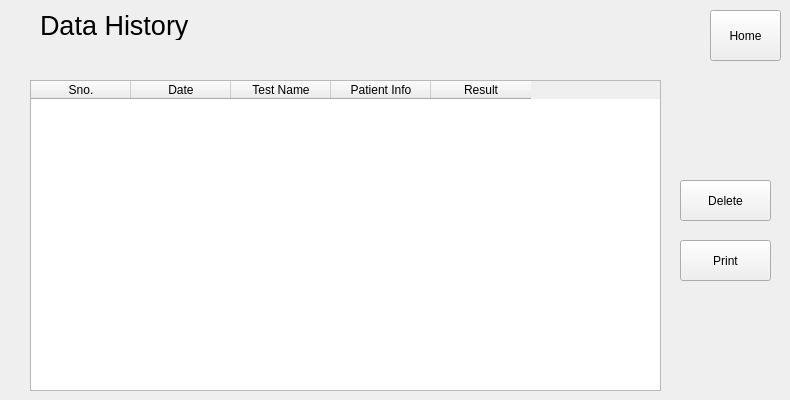
    <widget class="QWidget" name="page_8">
     <widget class="QToolButton" name="toolButton_13">
      <property name="geometry">
       <rect>
        <x>710</x>
        <y>10</y>
        <width>71</width>
        <height>51</height>
       </rect>
      </property>
      <property name="text">
       <string>Home</string>
      </property>
     </widget>
     <widget class="QLabel" name="label_61">
      <property name="geometry">
       <rect>
        <x>40</x>
        <y>10</y>
        <width>191</width>
        <height>30</height>
       </rect>
      </property>
      <property name="font">
       <font>
        <pointsize>20</pointsize>
       </font>
      </property>
      <property name="text">
       <string>Data History</string>
      </property>
     </widget>
     <widget class="QTableWidget" name="tableWidget">
      <property name="geometry">
       <rect>
        <x>30</x>
        <y>80</y>
        <width>631</width>
        <height>311</height>
       </rect>
      </property>
      <column>
       <property name="text">
        <string>Sno.</string>
       </property>
      </column>
      <column>
       <property name="text">
        <string>Date</string>
       </property>
      </column>
      <column>
       <property name="text">
        <string>Test Name</string>
       </property>
      </column>
      <column>
       <property name="text">
        <string>Patient Info</string>
       </property>
      </column>
      <column>
       <property name="text">
        <string>Result</string>
       </property>
      </column>
     </widget>
     <widget class="QPushButton" name="pushButton_307">
      <property name="geometry">
       <rect>
        <x>680</x>
        <y>180</y>
        <width>91</width>
        <height>41</height>
       </rect>
      </property>
      <property name="text">
       <string>Delete</string>
      </property>
     </widget>
     <widget class="QPushButton" name="pushButton_308">
      <property name="geometry">
       <rect>
        <x>680</x>
        <y>240</y>
        <width>91</width>
        <height>41</height>
       </rect>
      </property>
      <property name="text">
       <string>Print</string>
      </property>
     </widget>
    </widget>
